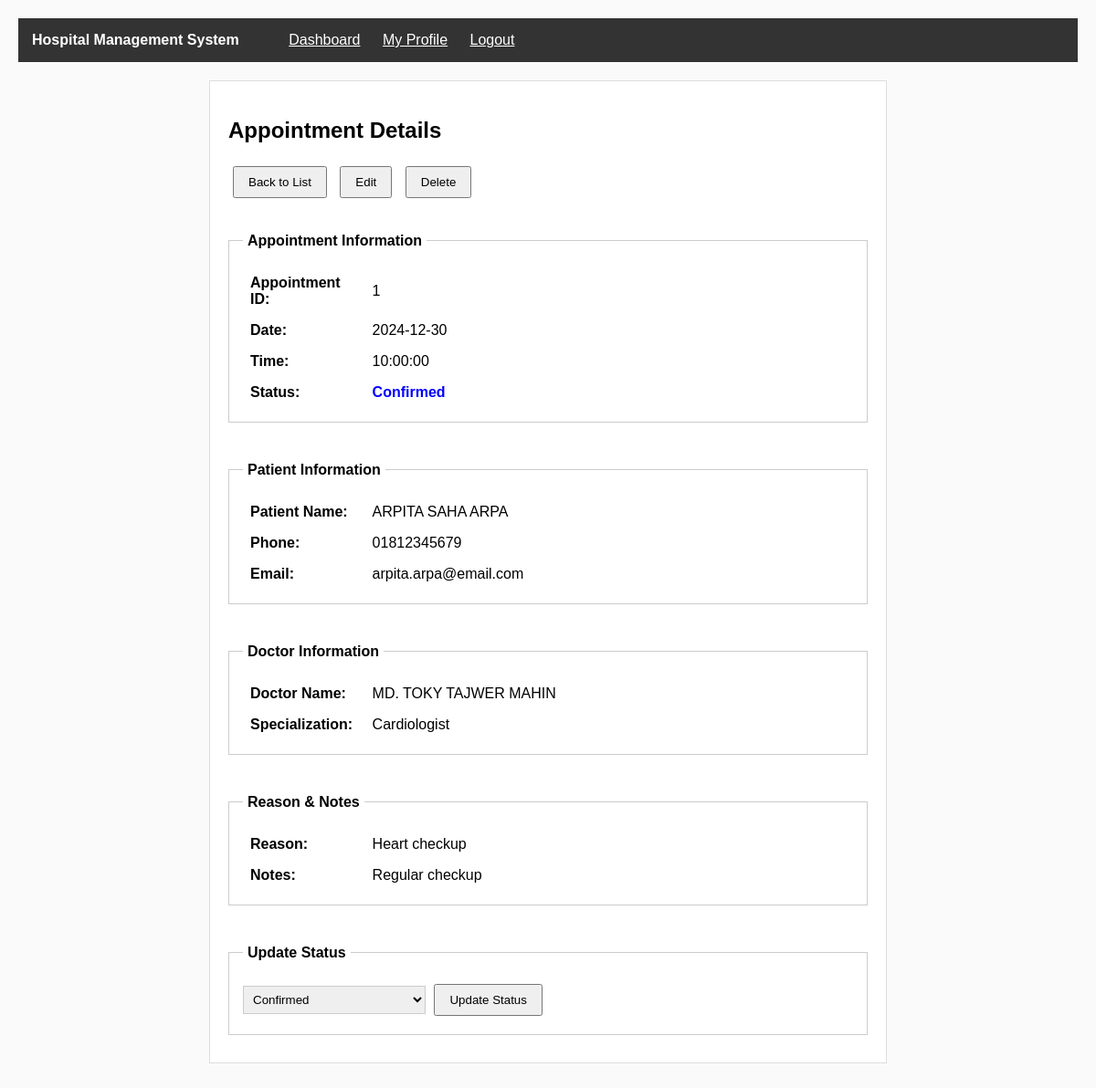
/view/appointment_view.php?id=1 (signed in), run on the app's committed database.
### tables this page shows
CREATE TABLE appointments (
  id INT AUTO_INCREMENT PRIMARY KEY,
  patient_id INT NOT NULL,
  doctor_id INT NOT NULL,
  appointment_date DATE NOT NULL,
  appointment_time TIME NOT NULL,
  reason TEXT,
  status VARCHAR(20) DEFAULT 'pending',
  notes TEXT,
  created_at TIMESTAMP DEFAULT CURRENT_TIMESTAMP,
  FOREIGN KEY (patient_id) REFERENCES patients(id),
  FOREIGN KEY (doctor_id) REFERENCES doctors(id)
);

CREATE TABLE users (
  id INT AUTO_INCREMENT PRIMARY KEY,
  full_name VARCHAR(100) NOT NULL,
  email VARCHAR(100) NOT NULL,
  phone VARCHAR(20) NOT NULL,
  username VARCHAR(50) NOT NULL UNIQUE,
  password VARCHAR(255) NOT NULL,
  role VARCHAR(20) NOT NULL,
  profile_picture VARCHAR(255),
  original_picture_name VARCHAR(255),
  address TEXT,
  registration_date TIMESTAMP DEFAULT CURRENT_TIMESTAMP
);

CREATE TABLE doctors (
  id INT AUTO_INCREMENT PRIMARY KEY,
  user_id INT NOT NULL,
  department_id INT,
  specialization VARCHAR(100) NOT NULL,
  bio TEXT,
  FOREIGN KEY (user_id) REFERENCES users(id),
  FOREIGN KEY (department_id) REFERENCES departments(id)
);

### model/appointmentModel.php (called while the page is built, shortened)
<?php
function getAppointmentById($id)
{
    $con = getConnection();
    $sql = "SELECT * FROM appointments WHERE id='{$id}'";
    $result = mysqli_query($con, $sql);
    if (mysqli_num_rows($result) == 1) {
        return mysqli_fetch_assoc($result);
    } else {
        return false;
    }
}
?>

### model/patientModel.php (called while the page is built, shortened)
<?php
function getPatientById($id)
{
    $con = getConnection();
    $sql = "SELECT * FROM patients WHERE id='{$id}'";
    $result = mysqli_query($con, $sql);
    if (mysqli_num_rows($result) == 1) {
        return mysqli_fetch_assoc($result);
    } else {
        return false;
    }
}
?>

### model/userModel.php (called while the page is built, shortened)
<?php
function getUserById($id)
{
    $con = getConnection();
    $sql = "SELECT * FROM users WHERE id='{$id}'";
    $result = mysqli_query($con, $sql);
    if (mysqli_num_rows($result) == 1) {
        return mysqli_fetch_assoc($result);
    } else {
        return false;
    }
}
?>

### model/doctorModel.php (called while the page is built, shortened)
<?php
function getDoctorById($id)
{
    $con = getConnection();
    $sql = "SELECT * FROM doctors WHERE id='{$id}'";
    $result = mysqli_query($con, $sql);
    if (mysqli_num_rows($result) == 1) {
        return mysqli_fetch_assoc($result);
    } else {
        return false;
    }
}
?>

### view/appointment_view.php (the view, shortened to what this page needs)
<?php
require_once('../model/appointmentModel.php');
require_once('../model/patientModel.php');
require_once('../model/doctorModel.php');
require_once('../model/userModel.php');
$role = $_SESSION['role'];
$appointment_id = isset($_GET['id']) ? $_GET['id'] : 0;
$appointment = getAppointmentById($appointment_id);
$patient = getPatientById($appointment['patient_id']);
$patient_user = $patient ? getUserById($patient['user_id']) : null;
$doctor = getDoctorById($appointment['doctor_id']);
$doctor_user = $doctor ? getUserById($doctor['user_id']) : null;
?>
<!DOCTYPE html>
<html lang="en">
<head>
    <link rel="stylesheet" href="../assets/css/style.css">
</head>
<body>
    <div class="navbar">
        <span class="navbar-title">Hospital Management System</span>
        <?php if ($role == 'admin'): ?>
            <a href="dashboard_admin.php" class="navbar-link">Dashboard</a>
        <?php elseif ($role == 'doctor'): ?>
            <a href="dashboard_doctor.php" class="navbar-link">Dashboard</a>
        <?php else: ?>
            <a href="dashboard_patient.php" class="navbar-link">Dashboard</a>
        <?php endif; ?>
        <a href="profile_view.php" class="navbar-link">My Profile</a>
        <a href="../controller/logout.php" class="navbar-link">Logout</a>
    </div>
    <div class="main-container">
        <h2>Appointment Details</h2>
        <div>
            <a href="appointment_list.php"><button>Back to List</button></a>
            <?php if ($role == 'admin'): ?>
                <a href="appointment_edit.php?id=<?php echo $appointment['id']; ?>"><button>Edit</button></a>
                <a href="../controller/delete_appointment.php?id=<?php echo $appointment['id']; ?>"
                    onclick="return confirm('Are you sure?');"><button>Delete</button></a>
            <?php endif; ?>
        </div>
        <br>
        <fieldset>
            <legend>Appointment Information</legend>
            <table cellpadding="8" width="100%">
                <tr>
                    <td width="20%"><b>Appointment ID:</b></td>
                    <td><?php echo $appointment['id']; ?></td>
                </tr>
                <tr>
                    <td><b>Date:</b></td>
                    <td><?php echo $appointment['appointment_date']; ?></td>
                </tr>
                <tr>
                    <td><b>Time:</b></td>
                    <td><?php echo $appointment['appointment_time']; ?></td>
                </tr>
                <tr>
                    <td><b>Status:</b></td>
                    <td>
                        <span style="font-weight: bold; color:
                            <?php
                            switch ($appointment['status']) {
                                case 'confirmed':
                                    echo 'blue';
                                    break;
                            }
                            ?>;">
                            <?php echo ucfirst($appointment['status']); ?>
                        </span>
                    </td>
                </tr>
            </table>
        </fieldset>
        <br>
        <fieldset>
            <legend>Patient Information</legend>
            <table cellpadding="8" width="100%">
                <tr>
                    <td width="20%"><b>Patient Name:</b></td>
                    <td><?php echo $patient_user ? $patient_user['full_name'] : 'N/A'; ?></td>
                </tr>
                <tr>
                    <td><b>Phone:</b></td>
                    <td><?php echo $patient_user ? $patient_user['phone'] : 'N/A'; ?></td>
                </tr>
                <tr>
                    <td><b>Email:</b></td>
                    <td><?php echo $patient_user ? $patient_user['email'] : 'N/A'; ?></td>
                </tr>
            </table>
        </fieldset>
        <br>
        <fieldset>
            <legend>Doctor Information</legend>
            <table cellpadding="8" width="100%">
                <tr>
                    <td width="20%"><b>Doctor Name:</b></td>
                    <td><?php echo $doctor_user ? $doctor_user['full_name'] : 'N/A'; ?></td>
                </tr>
                <tr>
                    <td><b>Specialization:</b></td>
                    <td><?php echo $doctor ? $doctor['specialization'] : 'N/A'; ?></td>
                </tr>
            </table>
        </fieldset>
        <br>
        <fieldset>
            <legend>Reason & Notes</legend>
            <table cellpadding="8" width="100%">
                <tr>
                    <td width="20%"><b>Reason:</b></td>
                    <td><?php echo $appointment['reason'] ? $appointment['reason'] : 'Not specified'; ?></td>
                </tr>
                <tr>
                    <td><b>Notes:</b></td>
                    <td><?php echo $appointment['notes'] ? $appointment['notes'] : 'No notes'; ?></td>
                </tr>
            </table>
        </fieldset>
        <?php if ($role == 'doctor' || $role == 'admin'): ?>
            <br>
            <fieldset>
                <legend>Update Status</legend>
                <form method="POST" action="../controller/update_appointment_status.php">
                    <select name="status" required>
                        <option value="confirmed" <?php echo $appointment['status'] == 'confirmed' ? 'selected' : ''; ?>>
                            Confirmed</option>
                    </select>
                    <input type="submit" name="submit" value="Update Status">
                </form>
            </fieldset>
        <?php endif; ?>
    </div>
</body>
</html>

### assets/css/style.css (style rules this page uses)
body { margin: 0; padding: 20px; background-color: #fafafa; font-family: Arial, sans-serif; }
.main-container { width: 700px; margin: 20px auto; padding: 20px; background-color: white; border: 1px solid #ddd; }
.navbar { background-color: #333; color: white; padding: 15px; margin-bottom: 20px; }
.navbar-title { margin-right: 30px; font-weight: bold; }
.navbar-link { color: white; margin-left: 20px; }
fieldset { padding: 15px; margin: 10px 0; border: 1px solid #ccc; }
legend { font-weight: bold; padding: 5px; }
table { width: 100%; border-collapse: collapse; }
td { padding: 8px; }
input[type="text"], input[type="email"], input[type="password"], input[type="tel"], input[type="number"], input[type="date"], textarea, select { width: 200px; padding: 6px; border: 1px solid #ccc; }
input[type="submit"], button { padding: 8px 15px; margin: 5px; cursor: pointer; }
a { color: blue; }

### data on the page
appointments: id "1", appointment_date "2024-12-30", appointment_time "10:00:00", status "Confirmed", reason "Heart checkup", notes "Regular checkup"
users: full_name "ARPITA SAHA ARPA", phone "01812345679", email "arpita.arpa@email.com"
users: full_name "MD. TOKY TAJWER MAHIN"
doctors: specialization "Cardiologist"
